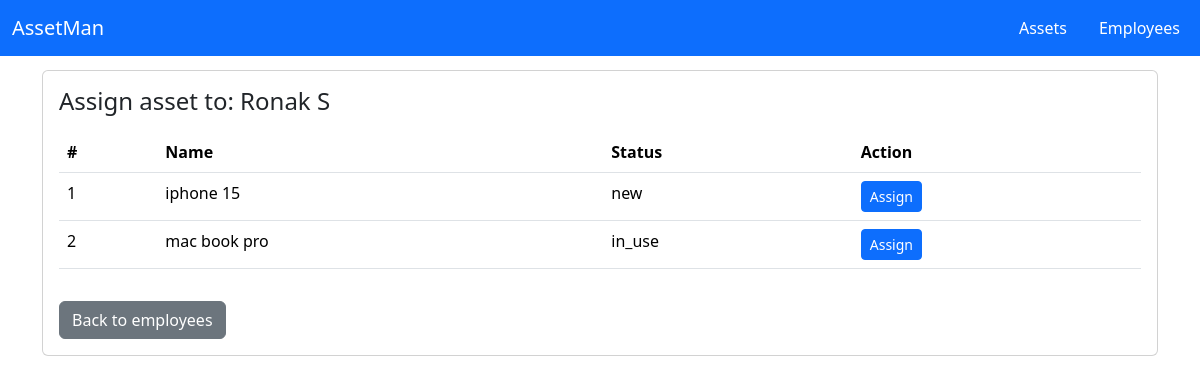
The app's page /employees/5/manage-assets/ with its own data.
### Employees/models.py (models this page shows, shortened)
class Employee(models.Model):
	first_name = models.CharField(max_length=80)
	last_name = models.CharField(max_length=80, blank=True)
	email = models.EmailField(unique=True)
	created_at = models.DateTimeField(auto_now_add=True)
	deleted_at = models.DateTimeField(null=True, blank=True)

### Assets/models.py (models this page shows, shortened)
class Asset(models.Model):
    asset_name = models.CharField(max_length=100)
    asset_description = models.TextField(blank=True)
    asset_purchase_date = models.DateField(null=True, blank=True)
    asset_value = models.DecimalField(max_digits=10, decimal_places=2, null=True, blank=True)
    asset_status = models.CharField(max_length=150, default='new')
    asset_id = models.IntegerField(unique=True)
    assigned_to = models.ForeignKey('Employees.Employee', null=True, blank=True, on_delete=models.SET_NULL, related_name='assets')
    created_at = models.DateTimeField(auto_now_add=True)
    updated_at = models.DateTimeField(auto_now=True)
    deleted_at = models.DateTimeField(null=True, blank=True)

### Employees/views.py (the view, shortened to what this page needs)
# urls.py: path('<int:employee_id>/manage-assets/', views.manage_assets, name='manage_assets'),
def manage_assets(request, employee_id):
	employee = get_object_or_404(Employee, pk=employee_id, deleted_at__isnull=True)
	assets = Asset.objects.filter(deleted_at__isnull=True, assigned_to__isnull=True).order_by('asset_name')
	return render(request, 'Employees/manage_assets.html', {'employee': employee, 'assets': assets})

### AssetManagment/templates/Employees/manage_assets.html (shortened to what this page needs)
{% extends 'base.html' %}
{% block content %}
  <div class="card">
    <div class="card-body">
      <h4>Assign asset to: {{ employee.first_name }} {{ employee.last_name }}</h4>
      {% if assets %}
      <table class="table mt-3">
        <thead><tr><th>#</th><th>Name</th><th>Status</th><th>Action</th></tr></thead>
        <tbody>
        {% for a in assets %}
          <tr>
            <td>{{ forloop.counter }}</td>
            <td>{{ a.asset_name }}</td>
            <td>{{ a.asset_status }}</td>
            <td>
              <form method="post" action="{% url 'manage_assets' employee.id %}">
                <button type="submit" class="btn btn-primary btn-sm">Assign</button>
              </form>
            </td>
          </tr>
        {% endfor %}
        </tbody>
      </table>
      {% else %}
        <div class="text-muted mt-3">No available assets to assign.</div>
      {% endif %}
      <a class="btn btn-secondary mt-3" href="{% url 'list_employees' %}">Back to employees</a>
    </div>
  </div>
{% endblock %}

### AssetManagment/templates/base.html (style rules this page uses)
body { padding-top: 70px; }

### records on screen
Employee: first_name "Ronak", last_name "S"
Asset: asset_name "iphone 15", asset_status "new"
Asset: asset_name "mac book pro", asset_status "in_use"
